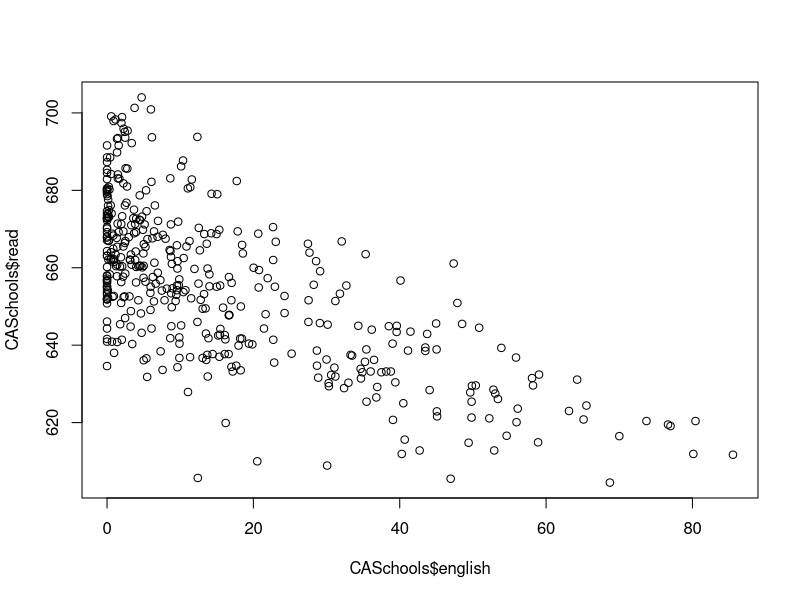
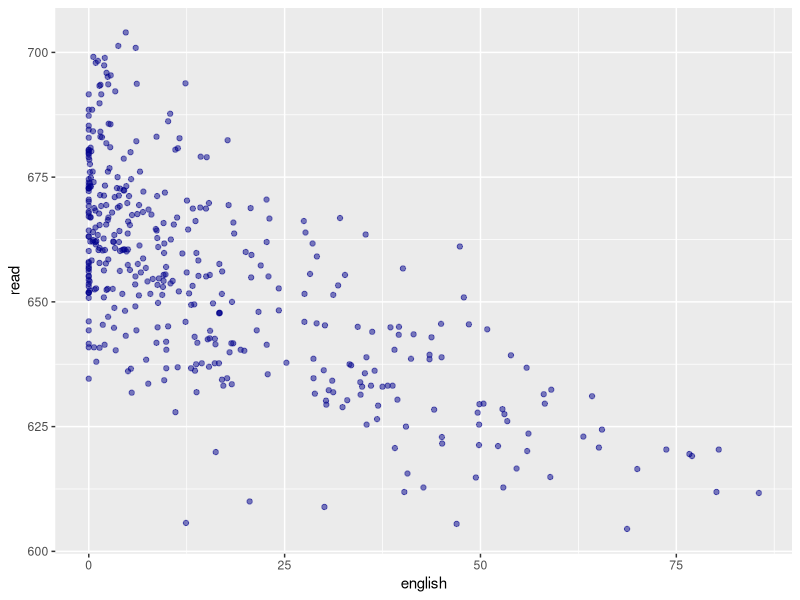
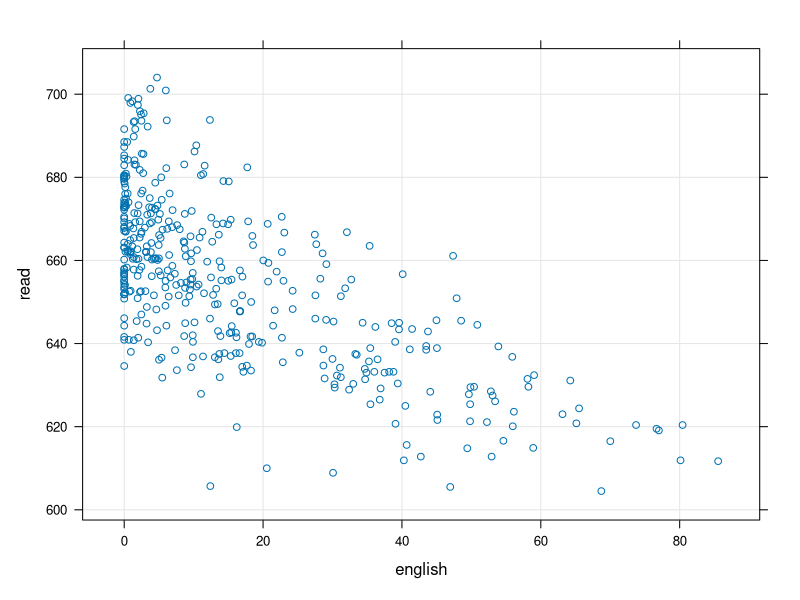

Write R code to recreate these figures, in order.
library(ggplot2)
install.packages("lattice")
library(lattice)
install.packages("AER")
library(AER)

data("CASchools")
plot(CASchools$english, CASchools$read)


ggplot(CASchools, aes(x=english,y=read)) +
  geom_point(alpha=0.5, col="darkblue")

xyplot(read~english, data=CASchools, grid=TRUE)
